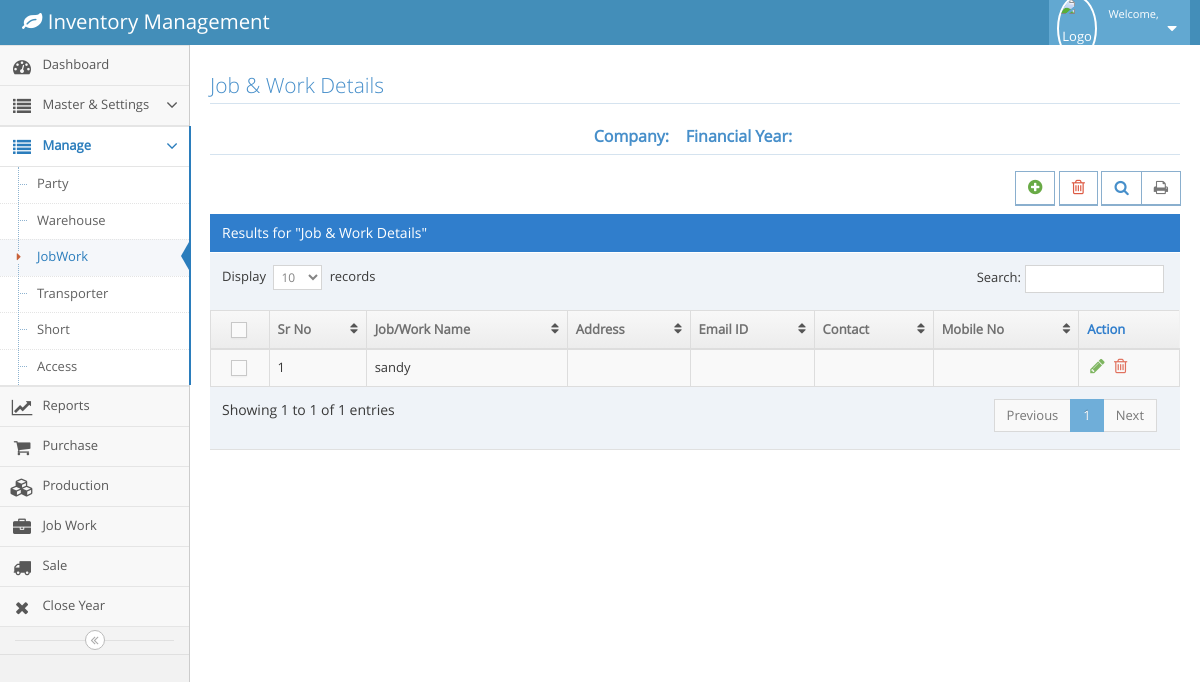
The page /jobwork.php (signed in) on the database as committed earlier.
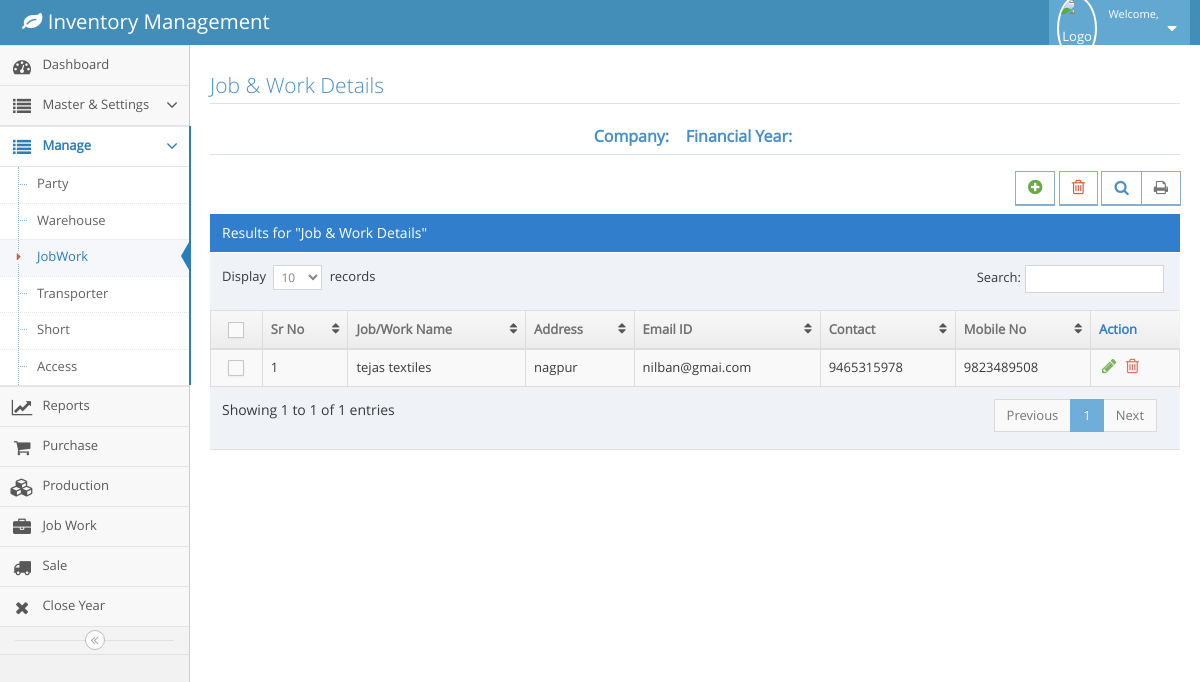
The same page on the database as committed later.
### tables this page shows
CREATE TABLE `jobworkmanagement` (
  `id` int(11) NOT NULL,
  `name` varchar(30) NOT NULL,
  `address` varchar(100) NOT NULL,
  `email` varchar(30) NOT NULL,
  `contact` varchar(15) NOT NULL,
  `mobNo` varchar(15) NOT NULL,
  `createdOn` timestamp NOT NULL DEFAULT CURRENT_TIMESTAMP
);

### jobwork.php (the view, shortened to what this page needs)
<!DOCTYPE html>
<?php
  include('config.php');
  $fy=$_SESSION['fy'];
  $company=$_SESSION['cname'];
?>
<html lang="en">
	<head>
		<link rel="stylesheet" href="assets/css/bootstrap.min.css" />
		<link rel="stylesheet" href="assets/font-awesome/4.5.0/css/font-awesome.min.css" />
		<link rel="stylesheet" href="assets/css/ace.min.css" class="ace-main-stylesheet" id="main-ace-style" />
		<link rel="stylesheet" href="assets/css/ace-skins.min.css" />
		<link rel="stylesheet" href="assets/css/ace-rtl.min.css" />
	</head>
	<body class="no-skin">
		<?php include('navbar.php') ?>
		<div class="main-container ace-save-state" id="main-container">
			<?php include('menubar.php') ?>
			<div class="main-content">
				<div class="main-content-inner">
					<div class="page-content">
								<div class="row">
									<div class="col-xs-12">
										<h3 class="header smaller lighter blue">Job & Work Details</h3>
										<h5 class="header blue lighter bigger" align="center">
												<b>Company:&nbsp; <?php echo $company ?>  &nbsp;
												Financial Year:&nbsp; <?php echo $fy ?> </b>
										</h5>
										<div class="clearfix">
											<div class="pull-right tableTools-container">
												<div class="btn btn-white btn-primary btn-bold">
													<a class="blue" href="addjobwork.php" data-toggle="tooltip" title="Add">
														<i class="ace-icon fa fa-plus-circle bigger-120 green"></i>
													</a>
												</div>
												<div class="btn btn-white btn-primary btn-bold">
													<a class="blue" href="" data-toggle="tooltip" title="Delete">
														<i class="ace-icon fa fa-trash-o bigger-120 red"></i>
													</a>
												</div>
											</div>
										</div>
										<div class="table-header">
											Results for "Job & Work Details"
										</div>
										<div>
											<table id="dynamic-table" class="table table-striped table-bordered table-hover">
												<thead>
													<tr>
														<th class="center">
															<label class="pos-rel">
																<span class="lbl"></span>
															</label>
														</th>
														<th>Sr No</th>
														<th>Job/Work Name</th>
														<th>Address</th>
														<th>Email ID</th>
														<th>Contact</th>
														<th>Mobile No</th>
														<th>Action</th>
													</tr>
												</thead>
												<tbody>
													<?php
									            		$query=mysqli_query($conn,"select * from jobworkmanagement");
															$count=0;
															while($row=mysqli_fetch_array($query))
															{
																$count++;
																$id=$row['id'];
																$jobname=$row['name'];
																$address=$row['address'];
																$email=$row['email'];
																$contact=$row['contact'];
																$mobno=$row['mobNo'];
															?>
													<tr>
														<td class="center">
															<label class="pos-rel">
																<span class="lbl"></span>
															</label>
														</td>
														<td><?php echo $count;?></td>
														<td>
															<?php echo $jobname;?>
														</td>
														<td>
															<?php echo $address;?>
														</td>
														<td>
															<?php echo $email;?>
														</td>
														<td>
															<?php echo $contact;?>
														</td>
														<td>
															<?php echo $mobno;?>
														</td>
														<td>
															<div class="hidden-sm hidden-xs action-buttons">
																<a class="green" data-toggle="tooltip" title="Edit" href="editjobwork.php?id=<?php echo $id;?>">
																	<i class="ace-icon fa fa-pencil bigger-130"></i>
																</a>
																<a class="red" data-toggle="tooltip" title="Delete" href="deletejobwork.php?id=<?php echo $id;?>">
																	<i class="ace-icon fa fa-trash-o bigger-130"></i>
																</a>
															</div>
														</td>
													</tr>
													<?php
													}
												?>
													</tbody>
												</table>
											</div>
										</div>
									</div>
							</div>
						</div>
					</div>
		</div>
	</body>
</html>

Rows that differ between the two databases and show on the page:
removed jobworkmanagement: name "sandy"
added jobworkmanagement: name "tejas textiles", address "nagpur", email "nilban@gmai.com", contact "9465315978", mobNo "9823489508"
